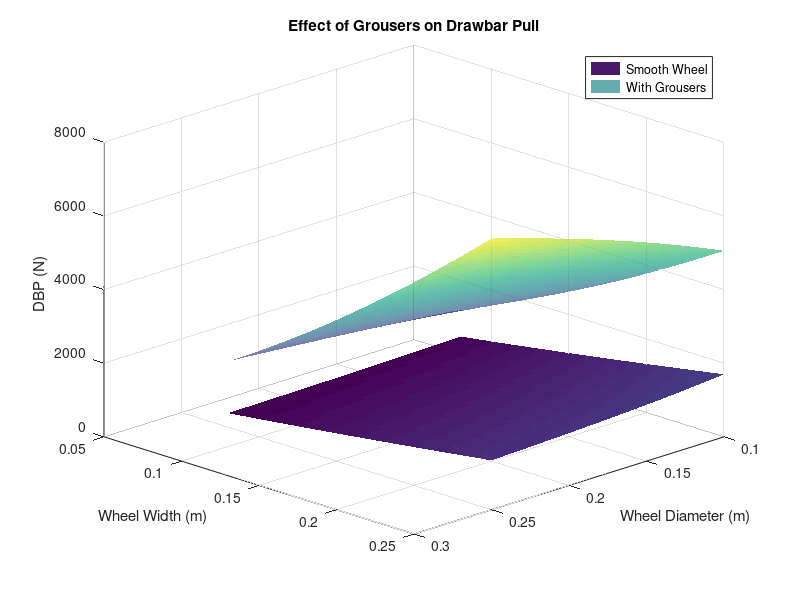
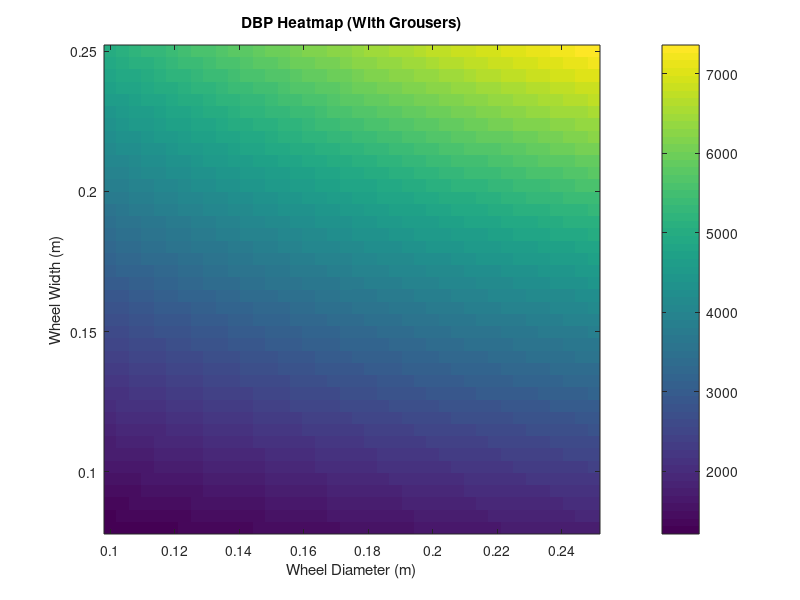
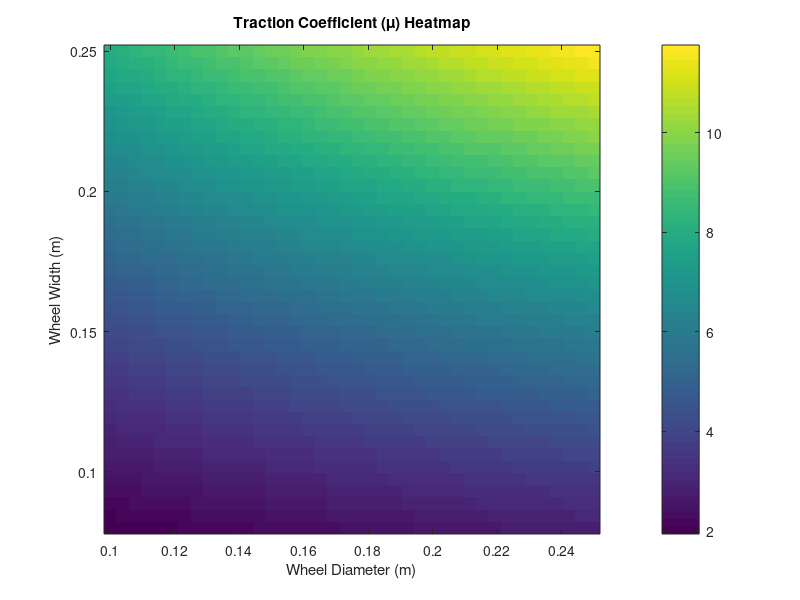
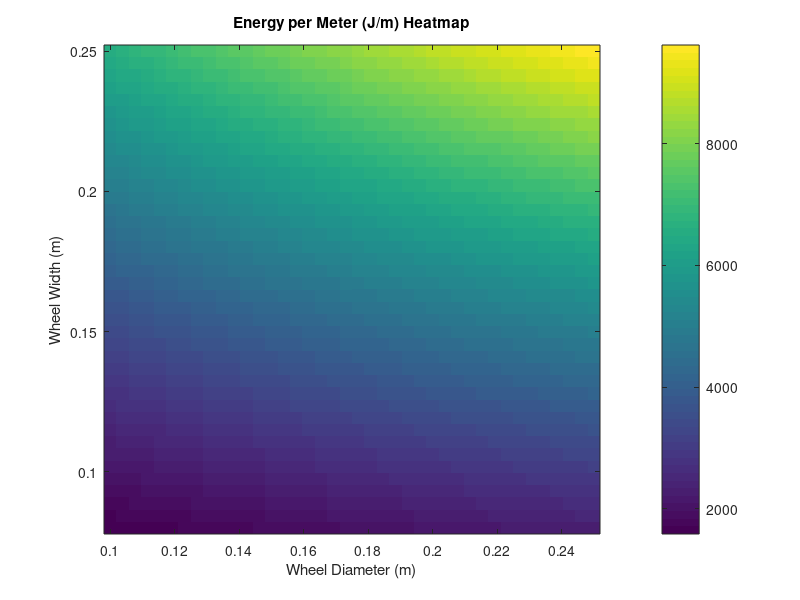

The MATLAB source for these figures, in order:
clc; clear; close all;

%% ================= SOIL =================
kc   = 1.4e6;
kphi = 8.3e6;
n    = 1.1;
phi = deg2rad(35);
c_soil = 170;

g = 1.62;

W = 64.4 * g;
Nw = 6;

%% ================= DESIGN SPACE =================
D_vec = linspace(0.10,0.25,40);
b_vec = linspace(0.08,0.25,40);

[Dg, bg] = meshgrid(D_vec, b_vec);

%% ================= FIXED DESIGN ASSUMPTIONS =================
h = 0.008;
n_g = 18;

eta = 0.85 * 0.9;
v = 0.1;

%% ================= OUTPUT MATRICES =================
DBP_smooth = zeros(size(Dg));
DBP_grouser = zeros(size(Dg));
MU_grouser = zeros(size(Dg));
E_per_m = zeros(size(Dg));

%% ================= MODEL SWEEP =================
for i = 1:numel(Dg)

    D = Dg(i);
    b = bg(i);

    R = D/2;

    k = kc + kphi*b;

    z = (W/(k*D))^(1/(n+1));
    l = sqrt(R*z);

    A = b*l;

    sigma = k*z^n;
    tau = c_soil + sigma*tan(phi);

    %% ---- BASE (NO GROUSERS) ----
    F_base = tau * A;

    %% ---- GROUSER ENHANCEMENT ----
    p_g = (2*pi*R)/n_g;
    w_g = 0.25*p_g;

    mob = tanh(3*h/max(z,1e-6));

    F_g = n_g * (tau*(w_g*b)*mob);

    F_total = F_base + F_g;

    DBP_grouser(i) = Nw * F_total;
    DBP_smooth(i)  = Nw * F_base;

    MU_grouser(i) = F_total / W;

    %% ---- ENERGY PER METER ----
    F_resist = DBP_grouser(i);

    E_per_m(i) = F_resist / eta;   % J/m
end

%% ================= PLOT 1: GROUSER EFFECT =================
figure;
surf(Dg, bg, DBP_smooth, 'EdgeColor','none'); hold on;
surf(Dg, bg, DBP_grouser, 'EdgeColor','none','FaceAlpha',0.7);

xlabel('Wheel Diameter (m)');
ylabel('Wheel Width (m)');
zlabel('DBP (N)');
title('Effect of Grousers on Drawbar Pull');
legend('Smooth Wheel','With Grousers');
grid on; view(135,25);

%% ================= HEATMAP: DBP =================
figure;
imagesc(D_vec, b_vec, DBP_grouser);
set(gca,'YDir','normal');
colorbar;
xlabel('Wheel Diameter (m)');
ylabel('Wheel Width (m)');
title('DBP Heatmap (With Grousers)');

%% ================= HEATMAP: TRACTION COEFFICIENT =================
figure;
imagesc(D_vec, b_vec, MU_grouser);
set(gca,'YDir','normal');
colorbar;
xlabel('Wheel Diameter (m)');
ylabel('Wheel Width (m)');
title('Traction Coefficient (\mu) Heatmap');

%% ================= HEATMAP: ENERGY PER METER =================
figure;
imagesc(D_vec, b_vec, E_per_m);
set(gca,'YDir','normal');
colorbar;
xlabel('Wheel Diameter (m)');
ylabel('Wheel Width (m)');
title('Energy per Meter (J/m) Heatmap');

%% ================= GROUSER EFFECT PLOT (SIMPLE) =================
figure;
plot(D_vec, mean(DBP_grouser,1), 'LineWidth',2); hold on;
plot(D_vec, mean(DBP_smooth,1), '--','LineWidth',2);

xlabel('Wheel Diameter (m)');
ylabel('DBP (N)');
legend('With Grousers','Smooth Wheel');
title('Why Grousers Matter (Averaged Effect)');
grid on;

%% ================= POWER MAP (2D) =================
DBP_range = linspace(min(DBP_smooth(:)), max(DBP_grouser(:)), 50);
v_range   = linspace(0.05, 0.5, 50);

[DBPg, vg] = meshgrid(DBP_range, v_range);

P = (DBPg .* vg) ./ eta;   % Watts

P_kW = P / 1000;

%% ================= HEATMAP =================
figure;
imagesc(DBP_range, v_range, P_kW);

set(gca,'YDir','normal');
colorbar;

xlabel('Drawbar Pull (N)');
ylabel('Velocity (m/s)');
title('Power Requirement Map (DBP vs Velocity)');

%% ================= HEATMAP =================
figure;

imagesc(DBP_range, v_range, P_kW);
set(gca,'YDir','normal');

cb = colorbar;
ylabel(cb,'Power (kW)', ...
    'FontName','Times New Roman', ...
    'FontSize',12);

xlabel('Drawbar Pull (N)', ...
    'FontName','Times New Roman', ...
    'FontSize',12);

ylabel('Velocity (m/s)', ...
    'FontName','Times New Roman', ...
    'FontSize',12);

title('Power Requirement Map (DBP vs Velocity)', ...
    'FontName','Times New Roman', ...
    'FontSize',12);

hold on;

%% ================= CONTOURS =================
levels = [0.1 0.25 0.5 1 2 3]; % kW

[C,h] = contour(DBPg, vg, P_kW, levels, 'k', 'LineWidth',1.2);

clabel(C,h,'FontSize',10,'Color','k');
 
